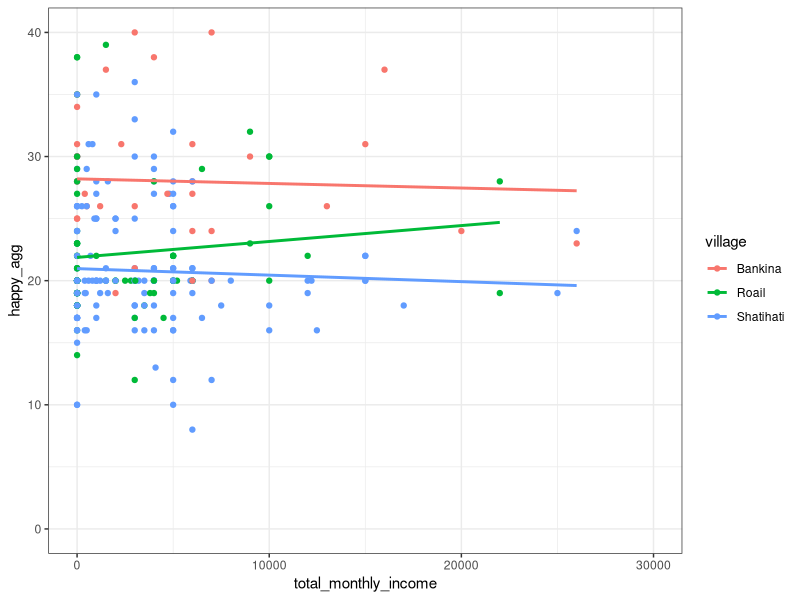
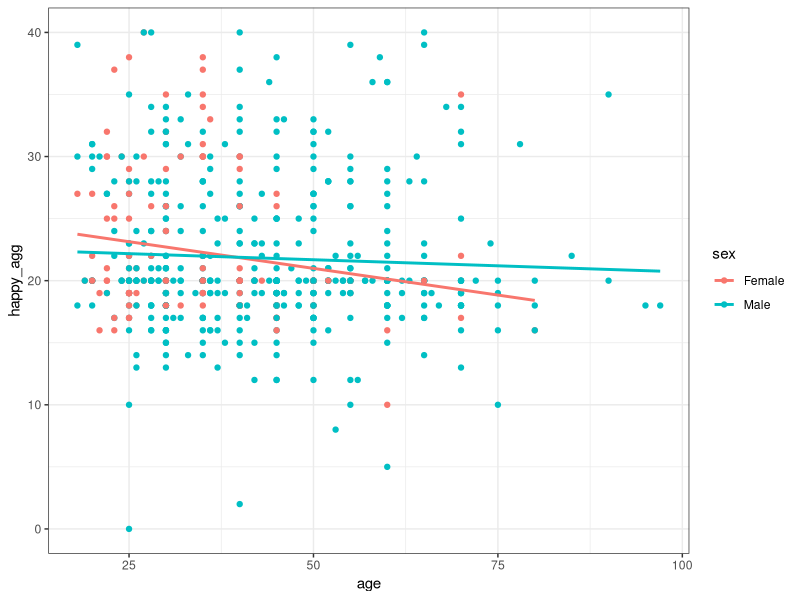
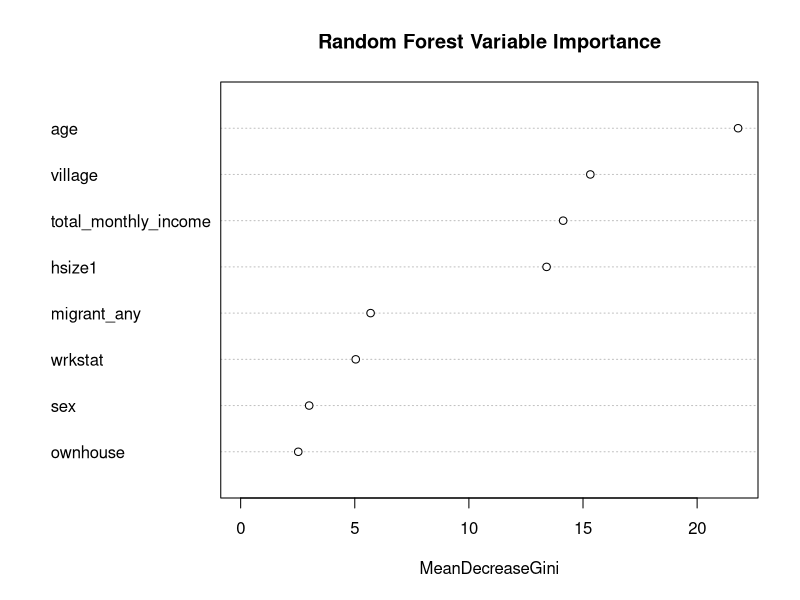

Write R code to recreate these figures, in order.
#Cleaning and Isolating the Household dataset down to variables that we want to use
#I am using the hosuehold data csv file in the most recent version
#You should import the dataset manually from your computer and then select and hit import dataset again and make sure it is in your environment

library(readr)
library(tidyverse)
library(randomForest)

Household <- read_csv("Household.csv")

data <- Household


for (i in 1:nrow(data)){
  if (data$mo_wageinc1[i] == ".n"){
    data$mo_wageinc1[i] <- 0
  }
  
  if (data$mo_nonwageinc1[i] == ".n"){
    data$mo_nonwageinc1[i] <- 0
  }
  
  if (data$mo_wageinc2[i] == ".n"){
    data$mo_wageinc2[i] <- 0
  }
  
  if (data$mo_nonwageinc2[i] == ".n"){
    data$mo_nonwageinc2[i] <- 0
  }
}

data_1 <- data %>%
  select(newid, hsize1, village, migrant_any, wrkstat, age, sex, marital, happy, happy_future, ownhouse, mo_wageinc1, mo_nonwageinc1, mo_wageinc2, mo_nonwageinc2, happy_past, satcur_job, satcur_achieve, satcur_livstandard, satcur_health, satcur_safe, satcur_comm, satcur_finsec, satcur_leistime, satcur_socenv, satcur_fam) %>%
  mutate(hsize1 = as.numeric(hsize1)) %>%
  mutate(age = as.numeric(age)) %>%
  mutate(mo_wageinc1 = as.numeric(mo_wageinc1)) %>%
  mutate(mo_nonwageinc1 = as.numeric(mo_nonwageinc1)) %>%
  mutate(mo_wageinc2 = as.numeric(mo_wageinc2)) %>%
  mutate(mo_nonwageinc2 = as.numeric(mo_nonwageinc2)) %>%
  filter(happy != ".m") %>%
  filter(happy_past != ".m") %>%
  filter(happy_future != ".m") %>%
  filter(satcur_job != ".n") %>%
  filter(satcur_job != ".m" & satcur_achieve != ".m" & satcur_livstandard != ".m" & satcur_health != ".m" & satcur_safe != ".m" & satcur_comm != ".m" & satcur_finsec != ".m" & satcur_leistime != ".m" & satcur_socenv != ".m" & satcur_fam  != ".m") %>%
  mutate(across(c("happy", "satcur_job", "satcur_achieve", "satcur_livstandard", "satcur_health", "satcur_safe", "satcur_comm", "satcur_finsec", "satcur_leistime", "satcur_socenv", "satcur_fam"), as.factor)) %>%
  mutate(across(c("happy", "satcur_job", "satcur_achieve", "satcur_livstandard", "satcur_health", "satcur_safe", "satcur_comm", "satcur_finsec", "satcur_leistime", "satcur_socenv", "satcur_fam"), ~ fct_relevel(., c("Not at all satisfied", "Somewhat unsatisfied", "Satisfied", "Quite satisfied", "Completely satisfied")))) %>%
  mutate(happy_past = as.factor(happy_past)) %>%
  mutate(happy_past = fct_relevel(happy_past, c("Worse", "Same", "Better"))) %>%
  mutate(happy_future = as.factor(happy_future)) %>%
  mutate(happy_future = fct_relevel(happy_future, c("Worse", "Same", "Better"))) %>%
  mutate(happy_agg = as.numeric(satcur_job) + as.numeric(satcur_achieve) + as.numeric(satcur_livstandard) + as.numeric(satcur_health) + as.numeric(satcur_safe) + as.numeric(satcur_comm) + as.numeric(satcur_finsec) + as.numeric(satcur_leistime) + as.numeric(satcur_socenv) + as.numeric(satcur_fam) - 10) %>%
  mutate(class_2 = as.factor(happy_agg > 20))
  


max(data_1$happy_agg)


#graph 1: Happiness and income scatter plot divided by sex and faceted by village

data_1 %>%
  select(mo_wageinc1, mo_nonwageinc1, mo_wageinc2, mo_nonwageinc2, village, sex, happy_agg) %>%
  na.omit() %>%
  mutate(total_monthly_income = mo_wageinc1 + mo_nonwageinc1 + mo_wageinc2 + mo_nonwageinc2) %>%
  ggplot(aes(x = total_monthly_income, y = happy_agg, color = village)) +
  geom_point() +
  scale_x_continuous(limits = c(0, 30000)) +
  scale_y_continuous(limits = c(0, 40)) +
  theme_bw() +
  geom_smooth(method = lm, se = F)



#graph 2: Happiness and age scatter plot divided by sex and faceted by village

data_1 %>%
  select(age, village, sex, happy_agg) %>%
  na.omit() %>%
  ggplot(aes(x = age, y = happy_agg, color = sex)) +
  geom_point() +
  theme_bw() +
  geom_smooth(method = lm, se = F)

#Random Forest

rf_data <- data_1 %>%
  mutate(total_monthly_income = mo_wageinc1 + mo_nonwageinc1 + mo_wageinc2 + mo_nonwageinc2) %>%
  select(hsize1, village, migrant_any, wrkstat, age, sex, ownhouse, class_2, total_monthly_income) %>%
  na.omit() 

set.seed(346587)
split_vec <- sample(x = nrow(rf_data), size = round(.8*nrow(rf_data)), replace = FALSE)


rf_data_train <- rf_data %>%
  slice(split_vec)

rf_data_test <- rf_data %>%
  anti_join(rf_data_train)
  
rf_x_data_train <- rf_data_train %>%
  select(hsize1, village, migrant_any, wrkstat, age, sex, ownhouse, total_monthly_income)

rf_y_data_train <- rf_data_train$class_2
  
rf_x_data_test <- rf_data_test %>%
  select(hsize1, village, migrant_any, wrkstat, age, sex, ownhouse, total_monthly_income)
  
rf_y_data_test <- rf_data_test$class_2

rf1 <- randomForest(x = rf_x_data_train, y = rf_y_data_train, xtest = rf_x_data_test, ytest = rf_y_data_test, keep.forest=TRUE) 


varImpPlot(rf1, main = "Random Forest Variable Importance")

